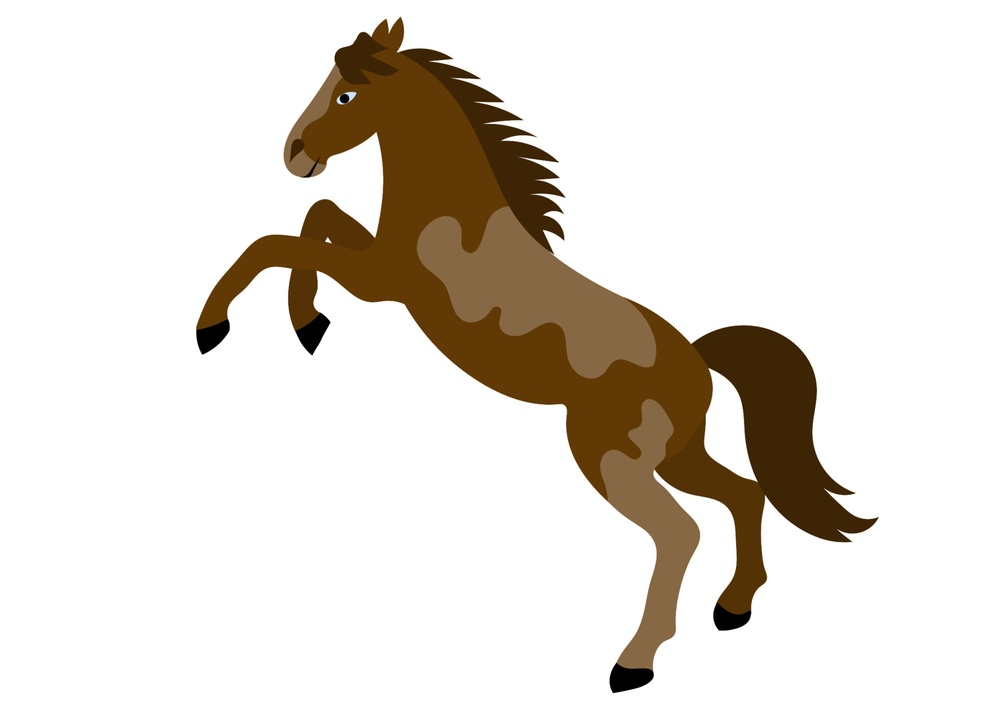
#> input picture horse.jpg, 994 x 710 px, shrunk from 1800 x 1286 before the run
$ python imagetotext.py
#> lines starting #> are read from the running program, lines starting #| are printed output that depends on the picture; after the words box and inside, x2 and y2 are one past the last pixel; in counts of white or black regions, pixels touching at a corner belong together
from PIL import Image
import numpy


img = Image.open('horse.jpg').convert('1')  # convert image to 8-bit grayscale
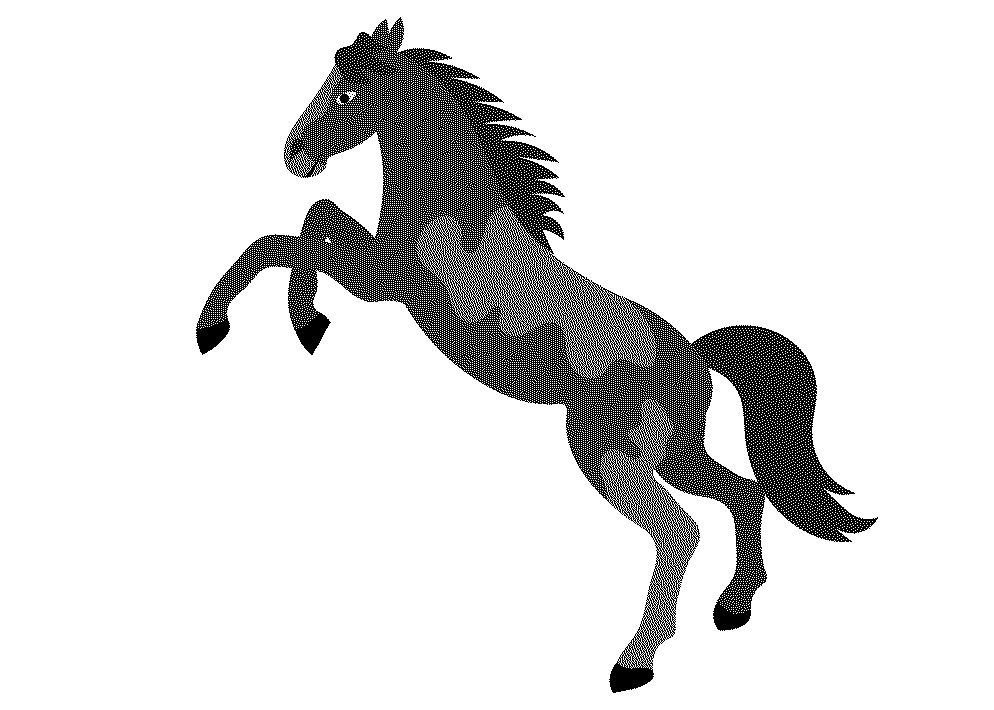
#> img: PIL image 994x710 1; 86.8% white; black in thin lines or dots, all inside (x1, y1, x2, y2) = (196, 17, 878, 693)
WIDTH, HEIGHT = img.size
#> WIDTH = 994; HEIGHT = 710
img.save('bwimage.png')

data = list(img.getdata()) # convert image data to a list of integers
#> data = 705740 items
# convert that to 2D list (list of lists of integers)
data = [data[offset:offset+WIDTH] for offset in range(0, WIDTH*HEIGHT, WIDTH)]
#> data = 710 items

# At this point the image's pixels are all in memory and can be accessed
# individually using data[row][col].
arr = numpy.array(data)
arr = arr.clip(max=1)

f = open("binaryImage.txt", "a")

for row in arr:
    # f.write(' '.join('{:3}'.format(value) for value in row))
    # f.write(str(row))
    for element in row:
        f.write(str(element))
    f.write('\n')

f.close()
